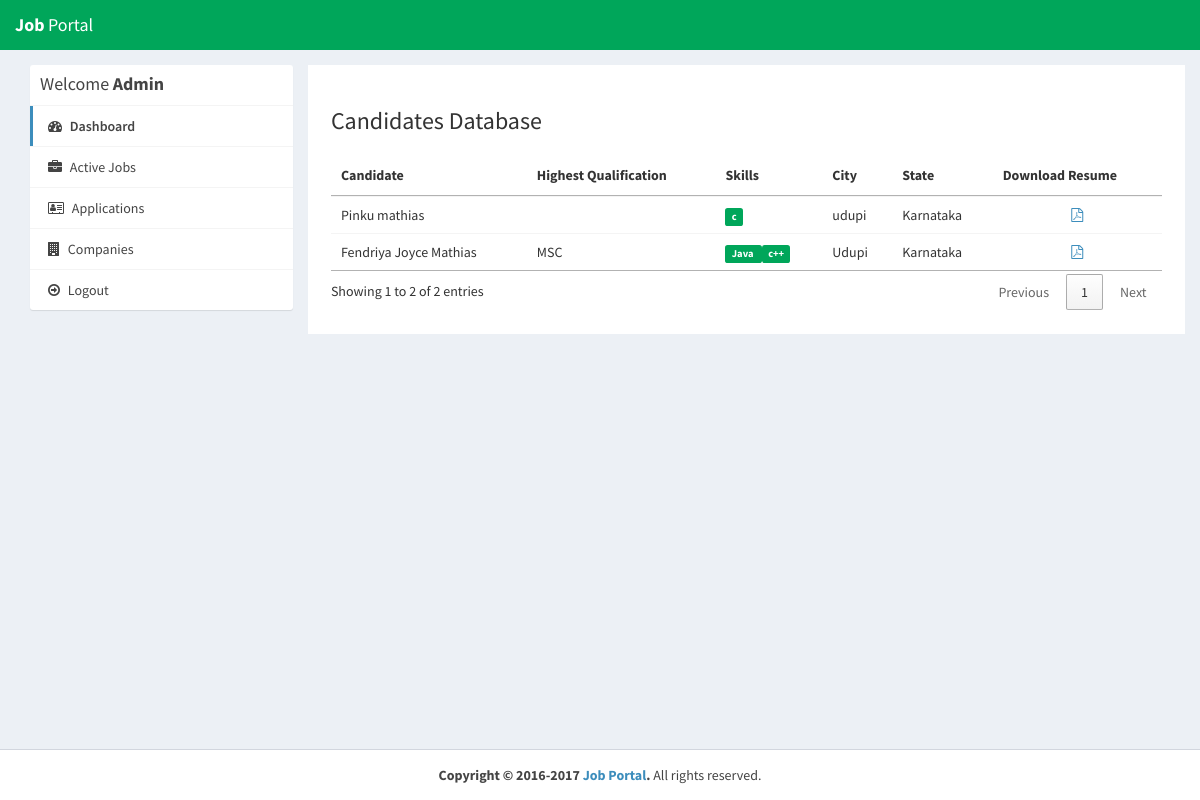
Page /admin/applications.php (signed in) on the committed database.
### tables this page shows
CREATE TABLE `users` (
  `id_user` int(11) NOT NULL,
  `firstname` varchar(255) NOT NULL,
  `lastname` varchar(255) NOT NULL,
  `email` varchar(255) NOT NULL,
  `password` varchar(255) NOT NULL,
  `address` text DEFAULT NULL,
  `city` varchar(255) DEFAULT NULL,
  `state` varchar(255) DEFAULT NULL,
  `contactno` varchar(255) DEFAULT NULL,
  `qualification` varchar(255) DEFAULT NULL,
  `stream` varchar(255) DEFAULT NULL,
  `passingyear` varchar(255) DEFAULT NULL,
  `dob` varchar(255) DEFAULT NULL,
  `age` varchar(255) DEFAULT NULL,
  `designation` varchar(255) DEFAULT NULL,
  `resume` varchar(255) DEFAULT NULL,
  `hash` varchar(255) DEFAULT NULL,
  `active` int(11) NOT NULL DEFAULT 1,
  `aboutme` text NOT NULL,
  `skills` text DEFAULT NULL
);

### admin/applications.php (the view, shortened to what this page needs)
<?php
require_once("../db.php");
?>
<?php include_once 'inc/header.php'; ?>
<body class="hold-transition skin-green sidebar-mini">
<div class="wrapper">
<?php include_once 'inc/navbar.php'; ?>
  <div class="content-wrapper" style="margin-left: 0px;">
    <section id="candidates" class="content-header">
      <div class="container">
        <div class="row">
          <?php include_once 'inc/sideMenu.php'; ?>
          <div class="col-md-9 bg-white padding-2">
            <h3>Candidates Database</h3>
            <div class="row margin-top-20">
              <div class="col-md-12">
                <div class="box-body table-responsive no-padding">
                  <table id="example2" class="table table-hover">
                    <thead>
                      <th>Candidate</th>
                      <th>Highest Qualification</th>
                      <th>Skills</th>
                      <th>City</th>
                      <th>State</th>
                      <th>Download Resume</th>
                    </thead>
                    <tbody>
                      <?php
                       $sql = "SELECT * FROM users order by id_user DESC";
                            $result = $conn->query($sql);
                            if($result->num_rows > 0) {
                              while($row = $result->fetch_assoc())
                              {
                                $skills = $row['skills'];
                                $skills = explode(',', $skills);
                      ?>
                      <tr>
                        <td><?php echo $row['firstname'].' '.$row['lastname']; ?></td>
                        <td><?php echo $row['qualification']; ?></td>
                        <td>
                          <?php
                          foreach ($skills as $value) {
                            echo ' <span class="label label-success">'.$value.'</span>';
                          }
                          ?>
                        </td>
                        <td><?php echo $row['city']; ?></td>
                        <td><?php echo $row['state']; ?></td>
                        <?php if($row['resume'] != '') { ?>
                        <td class="text-center"><a href="../uploads/resume/<?php echo $row['resume']; ?>" download="<?php echo $row['firstname'].' Resume'; ?>"><i class="fa fa-file-pdf-o"></i></a></td>
                        <?php } else { ?>
                        <td>No Resume Uploaded</td>
                        <?php } ?>
                      </tr>
                      <?php
                        }
                      }
                      ?>
                    </tbody>
                  </table>
                </div>
              </div>
            </div>
          </div>
        </div>
      </div>
    </section>
  </div>
<?php include_once 'inc/footer.php'; ?>
</body>
</html>

### css/custom.css (style rules this page uses)
.margin-top-20 { margin-top: 20px; }
.padding-2 { padding: 2%; }
.bg-white { background-color: #fff; }

### rows in the picture
users: firstname "Pinku", lastname "mathias", skills "c", city "udupi", state "Karnataka"
users: firstname "Fendriya Joyce", lastname "Mathias", qualification "MSC", skills "Java", skills "c++", city "Udupi", state "Karnataka"
